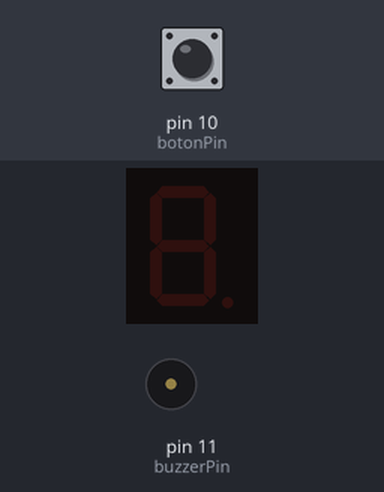
The sketch below on a simulated Arduino Uno, built with avr-gcc and run on an emulated ATmega328P. Parts: 1-digit seven-segment display, buzzer (waves = sounding, pin HIGH). Wiring (inferred from the names in the program): 1-digit 7-segment display, segments lit when HIGH: segments pin 2, pin 3, pin 4, pin 5, pin 6, pin 7, pin 8. Inputs (shaded band) come from the test bench; at power-on: pin 10 (botonPin) HIGH. The segment pins are drawn as the display they are named for; pins used as bus, display or sensor lines are not drawn.

Above: at 1.2 s.
1.3 s: pin 10 (botonPin) pulled LOW for 0.15 s
At 2.0 s:
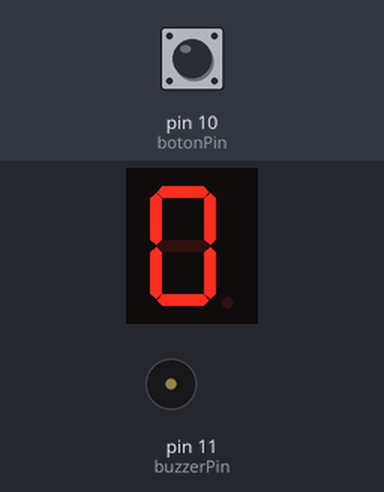
At 21.8 s:
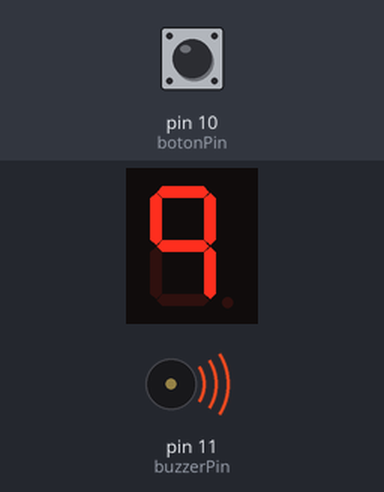
Timing chart, 0 to 22.6 s (numbered marks = the images above; inputs shaded):
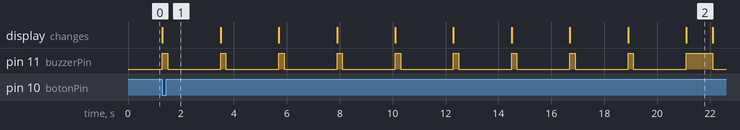

Measured:
- after the input at 1.3 s, pin 11 (buzzerPin): goes 9 × (HIGH 0.20 s, LOW 2.0 s), HIGH 1.0 s, then LOW, starting at once; the display: changes at once (image 1)

The sketch:

sketch_sep15a.ino
```cpp
#include <Servo.h>
#include <Arduino.h>


const int SERVOPIN = 12;
int valueX=0;
int valueY=0;
int angle = 0;
Servo servo1;


// Configuración de pines
const int botonPin = 10;
const int buzzerPin = 11;
const int segments[7] = {2, 3, 4, 5, 6, 7, 8}; // Pines para los segmentos (a, b, c, d, e, f, g)
const int numSegments = 7;
int botonEstado;
bool contadorActivo = false; // Indicador del estado del contador
int contador = 0; // Variable para almacenar el contador

// Matriz de dígitos para mostrar números del 0 al 9 en el display
const byte digitos[10] = {
  B11111100, // 0
  B01100000, // 1
  B11011010, // 2
  B11110010, // 3
  B01100110, // 4
  B10110110, // 5
  B10111110, // 6
  B11100000, // 7
  B11111110, // 8
  B11110110  // 9
};


void setup() {


  pinMode(botonPin, INPUT_PULLUP); // Botón con resistencia pull-up
  pinMode(buzzerPin, OUTPUT);

  // Configurar pines de los segmentos como salidas
  for (int i = 0; i < numSegments; i++) {
    pinMode(segments[i], OUTPUT);
  }

  // Inicializar display
  apagarDisplay();
  digitalWrite(buzzerPin, LOW);
}


void apagarDisplay() {
  // Apagar todos los segmentos
  for (int i = 0; i < numSegments; i++) {
    digitalWrite(segments[i], LOW);
  }
}


void loop() {

  botonEstado = digitalRead(botonPin);

  if (botonEstado == LOW && !contadorActivo) {
    // Si el pulsador se presiona y el contador no está activo, iniciar el contador
    contadorActivo = true;
    contador = 0;
  }

  if (contadorActivo) {
    // Mostrar el contador en el display
    mostrarNumero(contador);

    // Incrementar el contador
    contador++;

    // Si el contador llega a 10, reiniciar a 0
    if (contador >= 10) {
      contador = 0;
    }
  } else {
    // Si el contador no está activo, apagar el display
    apagarDisplay();
    digitalWrite(buzzerPin, LOW);

  }


}

void sonidoCorto() {
  // Hacer sonar el buzzer durante 1000 microsegundos (1 milisegundo)
  digitalWrite(buzzerPin, HIGH);

}
void mostrarNumero0() {
  digitalWrite(segments[0], HIGH); // Segmento "a"
  digitalWrite(segments[1], HIGH); // Segmento "b"
  digitalWrite(segments[2], HIGH); // Segmento "c"
  digitalWrite(segments[3], HIGH); // Segmento "d"
  digitalWrite(segments[4], HIGH); // Segmento "e"
  digitalWrite(segments[5], HIGH); // Segmento "f"
  digitalWrite(segments[6], LOW); // Segmento "g"
}

void mostrarNumero1() {
  digitalWrite(segments[0], LOW); // Segmento "a"
  digitalWrite(segments[1], HIGH); // Segmento "b"
  digitalWrite(segments[2], HIGH); // Segmento "c"
  digitalWrite(segments[3], LOW); // Segmento "d"
  digitalWrite(segments[4], LOW); // Segmento "e"
  digitalWrite(segments[5], LOW); // Segmento "f"
  digitalWrite(segments[6], LOW); // Segmento "g"
}

void mostrarNumero2() {
  digitalWrite(segments[0], HIGH); // Segmento "a"
  digitalWrite(segments[1], HIGH); // Segmento "b"
  digitalWrite(segments[2], LOW); // Segmento "c"
  digitalWrite(segments[3], HIGH); // Segmento "d"
  digitalWrite(segments[4], HIGH); // Segmento "e"
  digitalWrite(segments[5], LOW); // Segmento "f"
  digitalWrite(segments[6], HIGH); // Segmento "g"
}

void mostrarNumero3() {
  digitalWrite(segments[0], HIGH); // Segmento "a"
  digitalWrite(segments[1], HIGH); // Segmento "b"
  digitalWrite(segments[2], HIGH); // Segmento "c"
  digitalWrite(segments[3], HIGH); // Segmento "d"
  digitalWrite(segments[4], LOW); // Segmento "e"
  digitalWrite(segments[5], LOW); // Segmento "f"
  digitalWrite(segments[6], HIGH); // Segmento "g"
}

void mostrarNumero4() {
  digitalWrite(segments[0], LOW); // Segmento "a"
  digitalWrite(segments[1], HIGH); // Segmento "b"
  digitalWrite(segments[2], HIGH); // Segmento "c"
  digitalWrite(segments[3], LOW); // Segmento "d"
  digitalWrite(segments[4], LOW); // Segmento "e"
  digitalWrite(segments[5], HIGH); // Segmento "f"
  digitalWrite(segments[6], HIGH); // Segmento "g"
}

void mostrarNumero5() {
  digitalWrite(segments[0], HIGH); // Segmento "a"
  digitalWrite(segments[1], LOW); // Segmento "b"
  digitalWrite(segments[2], HIGH); // Segmento "c"
  digitalWrite(segments[3], HIGH); // Segmento "d"
  digitalWrite(segments[4], LOW); // Segmento "e"
  digitalWrite(segments[5], HIGH); // Segmento "f"
  digitalWrite(segments[6], HIGH); // Segmento "g"
}

void mostrarNumero6() {
  digitalWrite(segments[0], HIGH); // Segmento "a"
  digitalWrite(segments[1], LOW); // Segmento "b"
  digitalWrite(segments[2], HIGH); // Segmento "c"
  digitalWrite(segments[3], HIGH); // Segmento "d"
  digitalWrite(segments[4], HIGH); // Segmento "e"
  digitalWrite(segments[5], HIGH); // Segmento "f"
  digitalWrite(segments[6], HIGH); // Segmento "g"
}

void mostrarNumero7() {
  digitalWrite(segments[0], HIGH); // Segmento "a"
  digitalWrite(segments[1], HIGH); // Segmento "b"
  digitalWrite(segments[2], HIGH); // Segmento "c"
  digitalWrite(segments[3], LOW); // Segmento "d"
  digitalWrite(segments[4], LOW); // Segmento "e"
  digitalWrite(segments[5], LOW); // Segmento "f"
  digitalWrite(segments[6], LOW); // Segmento "g"
}

void mostrarNumero8() {
  digitalWrite(segments[0], HIGH); // Segmento "a"
  digitalWrite(segments[1], HIGH); // Segmento "b"
  digitalWrite(segments[2], HIGH); // Segmento "c"
  digitalWrite(segments[3], HIGH); // Segmento "d"
  digitalWrite(segments[4], HIGH); // Segmento "e"
  digitalWrite(segments[5], HIGH); // Segmento "f"
  digitalWrite(segments[6], HIGH); // Segmento "g"
}

void mostrarNumero9() {
  digitalWrite(segments[0], HIGH); // Segmento "a"
  digitalWrite(segments[1], HIGH); // Segmento "b"
  digitalWrite(segments[2], HIGH); // Segmento "c"
  digitalWrite(segments[3], LOW); // Segmento "d"
  digitalWrite(segments[4], LOW); // Segmento "e"
  digitalWrite(segments[5], HIGH); // Segmento "f"
  digitalWrite(segments[6], HIGH); // Segmento "g"
}

void mostrarNumero(int opcion){
  switch (opcion) {
    case 0:
      mostrarNumero0();
      sonidoCorto();
      delay(200);
      digitalWrite(buzzerPin, LOW);
      delay(2000);
      break; // Salir del switch case
    case 1:
      mostrarNumero1();
      sonidoCorto();
      delay(200);
      digitalWrite(buzzerPin, LOW);
      delay(2000);
      break; // Salir del switch case

    case 2:
      mostrarNumero2();
      sonidoCorto();
      delay(200);
      digitalWrite(buzzerPin, LOW);
      delay(2000);
      break; // Salir del switch case

    case 3:
      mostrarNumero3();
      sonidoCorto();
      delay(200);
      digitalWrite(buzzerPin, LOW);
      delay(2000);
      break; // Salir del switch case

    case 4:
      mostrarNumero4();
      sonidoCorto();
      delay(200);
      digitalWrite(buzzerPin, LOW);
      delay(2000);
      break; // Salir del switch case

    case 5:
      mostrarNumero5();
      sonidoCorto();
      delay(200);
      digitalWrite(buzzerPin, LOW);
      delay(2000);
      break; // Salir del switch case

    case 6:
      mostrarNumero6();
      sonidoCorto();
      delay(200);
      digitalWrite(buzzerPin, LOW);
      delay(2000);
      break; // Salir del switch case
    case 7:
      mostrarNumero7();
      sonidoCorto();
      delay(200);
      digitalWrite(buzzerPin, LOW);
      delay(2000);
      break; // Salir del switch case

    case 8:
      mostrarNumero8();
      sonidoCorto();
      delay(200);
      digitalWrite(buzzerPin, LOW);
      delay(2000);
      break; // Salir del switch case

    case 9:
      mostrarNumero9();
      digitalWrite(buzzerPin, HIGH);
      delay(1000);
      digitalWrite(buzzerPin, LOW);
      contadorActivo = false;
      apagarDisplay();

      break; // Salir del switch case


  }
}
```
